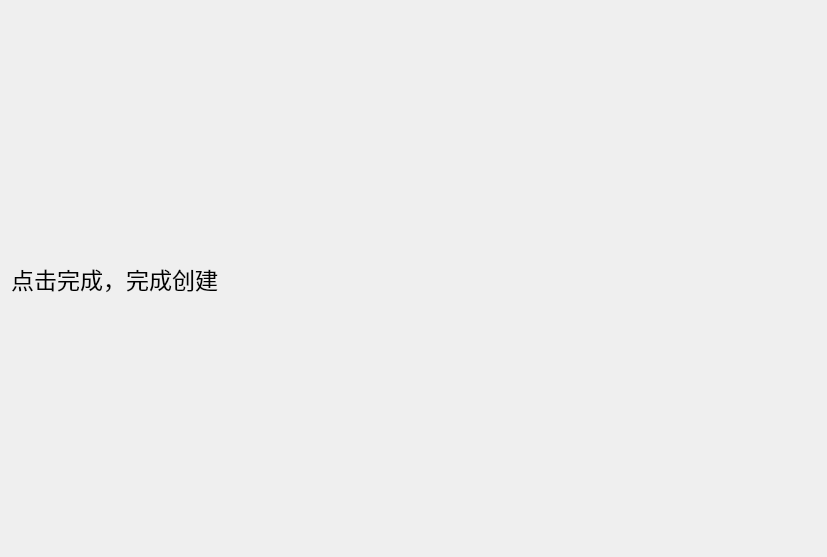
<?xml version="1.0" encoding="UTF-8"?>
<ui version="4.0">
 <class>ConfirmPage</class>
 <widget class="QWizardPage" name="ConfirmPage">
  <property name="geometry">
   <rect>
    <x>0</x>
    <y>0</y>
    <width>827</width>
    <height>557</height>
   </rect>
  </property>
  <property name="windowTitle">
   <string>WizardPage</string>
  </property>
  <layout class="QGridLayout" name="gridLayout">
   <item row="0" column="0">
    <layout class="QVBoxLayout" name="verticalLayout">
     <item>
      <widget class="QLabel" name="label">
       <property name="font">
        <font>
         <pointsize>17</pointsize>
        </font>
       </property>
       <property name="text">
        <string>点击完成，完成创建</string>
       </property>
      </widget>
     </item>
    </layout>
   </item>
  </layout>
 </widget>
 <resources/>
 <connections/>
</ui>
